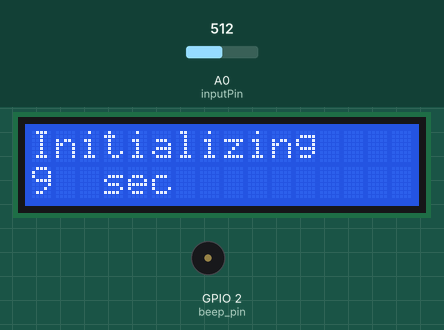
Simulated run of this sketch. Board: ESP8266 (NodeMCU). Shown: 16×2 character LCD, buzzer (waves = sounding). The test bench sets the inputs (shaded band); at power-on: A0 (inputPin) = 512. WiFi joins after 1.5 s; servers stay silent unless stated; what the sketch prints to the serial monitor is not drawn.

Above: at 1.2 s.
At 12.4 s:
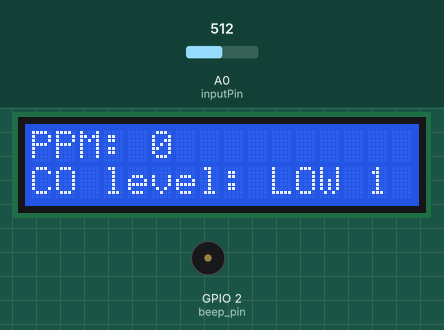
12.5 s: A0 (inputPin) set to 36
17.6 s: A0 (inputPin) set to 30
22.4 s: A0 (inputPin) set to 50
At 35.1 s:
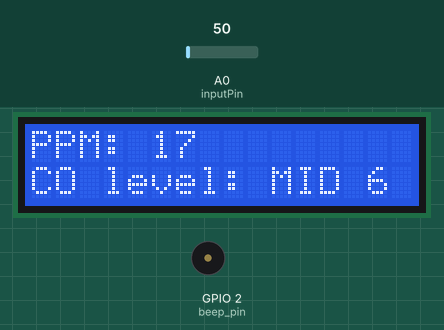
At 52.4 s:
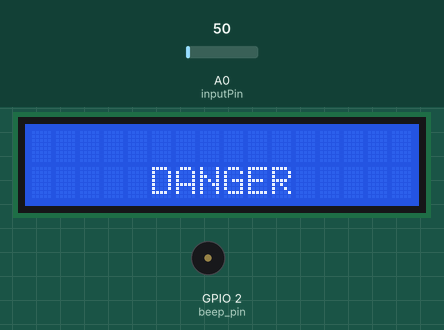
Timing chart, 0 to 55.7 s (numbered marks = the images above; inputs shaded):
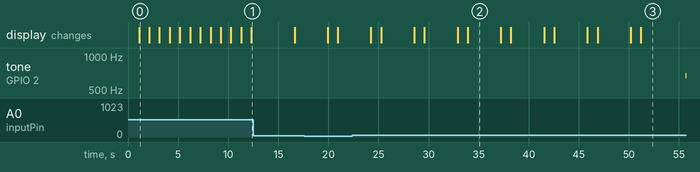

Measured:
- after the input at 22.4 s, the display: first differs from a run without the input after 2.9 s (image 2 shows a later state)
- what the display in image 2 shows lasts 3.3 s, from 33.9 s to 37.2 s

The sketch:

firebase_test.ino
```cpp
//WIFI settings to Firebase Server
#include <ESP8266WiFi.h>;
#include <FirebaseArduino.h>
#include <ArduinoJson.h>
#include <ESP8266HTTPClient.h>

#define FIREBASE_HOST "comonitoring-526d0-default-rtdb.firebaseio.com"
#define FIREBASE_AUTH "DYawzVjYhMHgmVHgPZixYTq0LviBQ3sa2UFUsXK0"

const char* ssid = "ZTE_2.4G_9jrwUL";
const char* password = "Gp666Mfv";

// Calibrate
const int numReadings = 10;

int readings[numReadings];      // the readings from the analog input
int readIndex = 0;              // the index of the current reading
int total = 0;                  // the running total
int average = 0;                // the average
int finalRead = 0;
int filterValue = 0;
int count=1;

const unsigned char beep_pin = 2;
int gap=1000;

int inputPin = A0;

//i2C display
#include <Wire.h>
#include <LiquidCrystal_I2C.h>

LiquidCrystal_I2C lcd(0x27, 16, 2);

//

void setup() {
  // initialize serial communication with computer:
  Serial.begin(9600);

  // Connect to WiFi network
  WiFi.begin(ssid, password);
  Firebase.begin(FIREBASE_HOST, FIREBASE_AUTH);

  // initialize LCD
  lcd.begin();
  lcd.backlight();

  // initialize all the readings to 0:
  for (int thisReading = 0; thisReading < numReadings; thisReading++) {
    readings[thisReading] = 0;
  }

  //start
  startUp();
  lcd.clear();
  //try
  //filter();
  //sound
  pinMode(beep_pin, OUTPUT);
}

void loop() {
  lcd.setCursor(0, 0); //position of characters to be displayed
  lcd.print("PPM: ");
  lcd.print(finalRead);
  //filter(); //function that filters the data to respective levels
  Calibrate(); //smoothing of raw data
  filter(); //filtering of data according to PPM levels
  IoT(); //uploading sensor data to firebase
  delay(1000);
}

void IoT(){
  Firebase.setInt ("/FirebaseCO/CO_Value",finalRead);
  Firebase.setInt ("/FirebaseCO/Filter_Value", filterValue);
  delay(1000);
}

void Calibrate(){
    // subtract the last reading:
  total = total - readings[readIndex];
  // read from the sensor:
  readings[readIndex] = analogRead(inputPin);
  // add the reading to the total:
  total = total + readings[readIndex];
  // advance to the next position in the array:
  readIndex = readIndex + 1;

  // if we're at the end of the array...
  if (readIndex >= numReadings) {
    // ...wrap around to the beginning:
    readIndex = 0;
  }

  // calculate the average:
  average = total / numReadings;
  // send it to the computer as ASCII digits

  finalRead=average-analogRead(inputPin);

  if(finalRead<=0){
    finalRead=0;
  }

  //Serial.print("Actual: ");
  //Serial.println(analogRead(A0));
  //Serial.print("Average: ");
  //Serial.println(average);
  Serial.print("Final: ");
  Serial.println(finalRead);
  delay(1000);        // delay in between reads for stability
}

void startUp(){
  int sec=0;
  for(sec=0; sec<=10; sec++){
    lcd.clear();
    lcd.print("Initializing");
    lcd.setCursor(0, 1);
    lcd.print(10-sec);
    lcd.setCursor(3, 1);
    lcd.print("sec");
    delay(1000);
  }
}

//void ppm(){
  //lcd.clear();
  //lcd.setCursor(0, 0);
  //lcd.print("PPM: ");
  //lcd.print(finalRead);
  //filter();
  //delay(1000);
//}

void filter(){
  if(finalRead<=20){
    if(count<30){
      low();
      lcd.setCursor(14, 1);
      lcd.print(count);
      ++count;
    }
    else
    veryHigh();
  }
  else if(finalRead>20 && finalRead<=80){
    if(count<10){
      mid();
      lcd.setCursor(14, 1);
      lcd.print(count);
      ++count;
    }
    else
    veryHigh();
  }
  else if(finalRead>80 && finalRead<=200){
    if(count<5){
      high();
      lcd.setCursor(14, 1);
      lcd.print(count);
      ++count;
    }
    else
    veryHigh();
  }
  else if(finalRead>200 && finalRead<=500){
    veryHigh();
  }
  delay(1000);
}

//filtering
void low(){
  lcd.setCursor(0, 1);
  lcd.print("CO level: LOW");
  filterValue == 1;
}

void mid(){
  lcd.setCursor(0, 1);
  lcd.print("CO level: MID");
  filterValue == 2;
}

void high(){
  lcd.setCursor(0, 1);
  lcd.print("CO level: HIGH");
  filterValue == 3;
}

void veryHigh(){
    lcd.clear();
    lcd.setCursor(5, 1);
    lcd.print("DANGER");
    lcd.setCursor(11, 1);
    filterValue == 4;
    sound();
    ESP.restart();
}

//sound
void sound(){
  for (int count=1;count<=10;count++)
  {
    risefall();
  }
  noTone(beep_pin);//
  delay(gap);
  for (int count=1;count<=10;count++)
  {
    fall(300);
  }
  noTone(beep_pin);//
  delay(gap);
  for (int count=1;count<=5;count++)
  {
    fall(600);
  }
  noTone(beep_pin);//
  delay(gap);
  for (int count=1;count<5;count++)
  {
    rise();
  }
  noTone(beep_pin);//
  delay(gap);
  for (int count=1;count<5;count++)
  {
    twotone();
  }
  noTone(beep_pin);//
  delay(gap);
  for (int count=1;count<10;count++)
  {
  zap1();//
  }
  noTone(beep_pin);
  delay(gap);
  for (int count=1;count<10;count++)
  {
    zap2();//
  }
  noTone(beep_pin);
  delay(gap);
}

//tones
void zap1()
{
    for (float f=3000;f>40;f=f*0.93){
    tone(beep_pin,f);
    delay(10);
  }
}

void zap2()
{
    for (float f=3000;f>10;f=f*0.85){
    tone(beep_pin,2*f);
    delay(5);
    tone(beep_pin,f);
    delay(5);
  }
}
void risefall()
{
  float rise_fall_time=180;
  int steps=50;
  float f_max=2600;
  float f_min=1000;
  float delay_time=rise_fall_time/steps;
  float step_size=(f_max-f_min)/steps;
  for (float f =f_min;f<f_max;f+=step_size){
    tone(beep_pin,f);
    delay(delay_time);
  }
   for (float f =f_max;f>f_min;f-=step_size){
    tone(beep_pin,f);
    delay(delay_time);
  }
}
void fall(float rise_fall_time)
{
  int steps=50;
  float f_max=2000;
  float f_min=500;
  float delay_time=rise_fall_time/steps;
  float step_size=0.97;
  for (float f =f_max;f>f_min;f*=step_size){
    tone(beep_pin,f);
    delay(delay_time);
  }
}
void rise()
{
  float rise_fall_time=2000;
  int steps=100;
  float f_max=1500;
  float f_min=500;
  float delay_time=rise_fall_time/steps;
  float step_size=1.012;
  for (float f =f_min;f<f_max;f*=step_size){
    tone(beep_pin,f);
    delay(delay_time);
  }
  noTone(beep_pin);
  delay(100);

}

void twotone()
{
  float f_max=1500;
  float f_min=1000;
  float delay_time=800;
  tone(beep_pin,f_max);
  delay(delay_time);
  tone(beep_pin,f_min);
  delay(delay_time);

}
```
